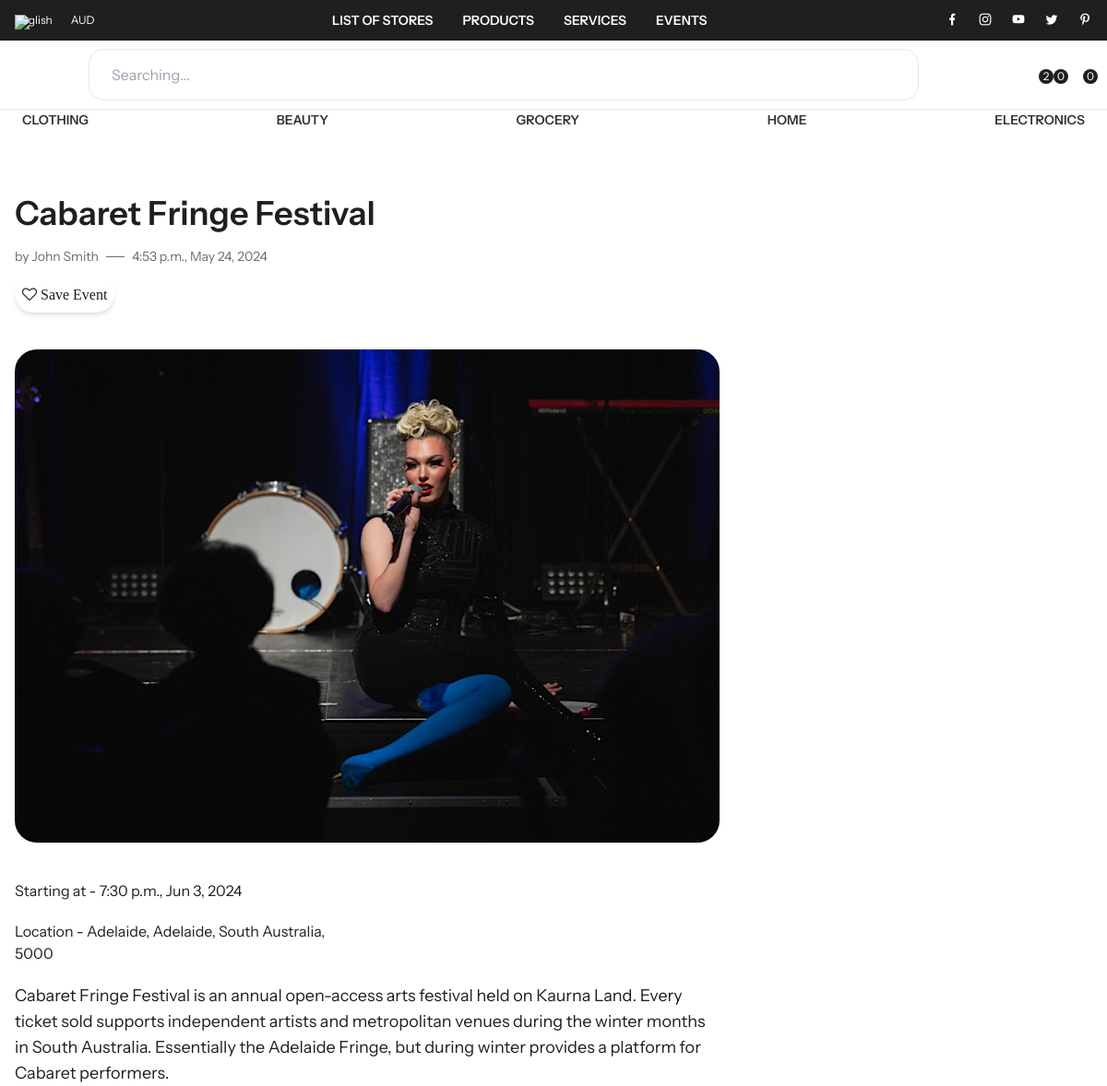
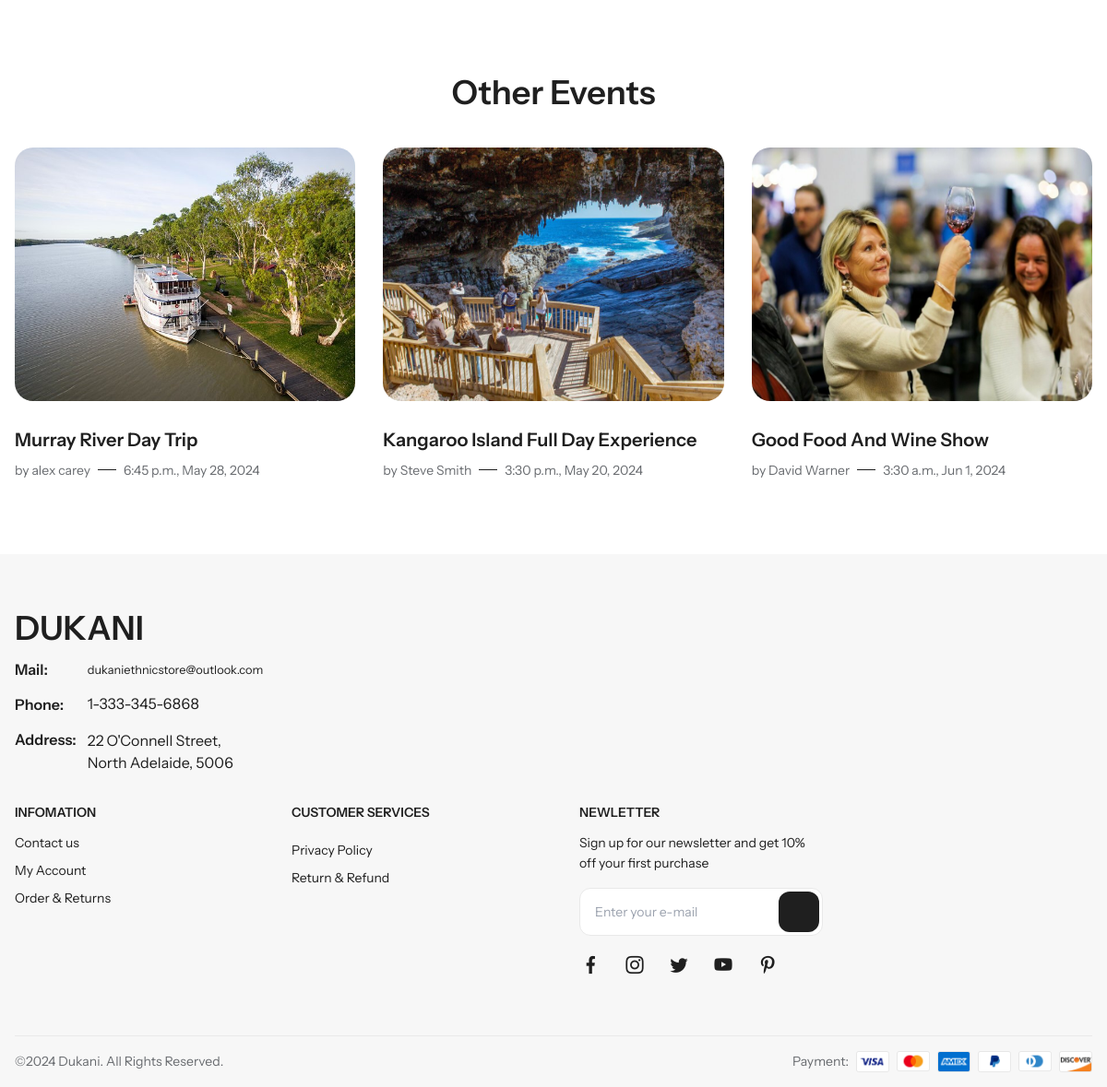
The page /event/4/ (signed in) on the database its author committed (2 pictures, top to bottom).
### business/models.py (models this page shows, shortened)
class Event(models.Model):
    organizer = models.ForeignKey(CustomUser, on_delete=models.CASCADE, related_name='organized_events')
    title = models.CharField(max_length=200)
    description = models.TextField()
    country = models.ForeignKey('Country', on_delete=models.CASCADE, related_name='events')
    state = models.ForeignKey('State', on_delete=models.CASCADE, related_name='events')
    start_time = models.DateTimeField()
    location = models.CharField(max_length=255)
    banner_image = models.ImageField(upload_to='event_banners/', blank=True, null=True)
    created_at = models.DateTimeField(default=timezone.now)
    is_featured = models.BooleanField(default=False)

### users/models.py (models this page shows)
class CustomUser(AbstractUser):
    email = models.EmailField(unique=True)
    is_seller = models.BooleanField(default=False)

### business/views.py (the view)
# urls.py: path('event/<int:event_id>/', views.event_detail, name='event_detail'),
@login_required
def event_detail(request, event_id):
    event = get_object_or_404(Event, id=event_id)
    is_organizer = request.user == event.organizer
    is_saved = event.saved_by.filter(user=request.user).exists()
    print(f"Event ID: {event_id}")
    print(f"User: {request.user.username}")
    print(f"Is Organizer: {is_organizer}")
    print(f"Is Saved: {is_saved}")
    context = {
        'event': event,
        'is_organizer': is_organizer,
        'is_saved': is_saved,
        'events': Event.objects.all()  # Assuming you want to show all events in the "Other Events" section
    }
    return render(request, 'business/event_detail.html', context)

### business/context_processors.py (called while the page is built)
def cart_data(request):
    if request.user.is_authenticated:
        cart_items = Cart.objects.filter(user=request.user)
        total_price = sum(item.product.price * item.quantity for item in cart_items)
        item_prices = defaultdict(float)
        cart_variations = defaultdict(list)
        for item in cart_items:
            item_price = item.product.price * item.quantity
            item_prices[item.id] = item_price
            variations = CartItemVariation.objects.filter(cart=item)
            cart_variations[item.id] = [v.product_variation.value for v in variations]
    else:
        cart_items = []
        total_price = 0
        item_prices = {}
        cart_variations = {}
    return {
        'cart_items': cart_items,
        'total_price': total_price,
        'item_prices': item_prices,
        'cart_variations': cart_variations,
    }

def cart_item_count(request):
    if request.user.is_authenticated:
        cart_items = Cart.objects.filter(user=request.user).aggregate(total_quantity=Sum('quantity'))
        return {'cart_item_count': cart_items['total_quantity'] or 0}
    else:
        return {'cart_item_count': 0}

def unread_message_count(request):
    if request.user.is_authenticated:
        unread_count = Message.objects.filter(
            recipient=request.user,
            is_read=False
        ).filter(
            Q(business__isnull=True) | Q(business__isnull=False)
        ).count()
    else:
        unread_count = 0
    return {
        'unread_message_count': unread_count,
    }

def business_order_count(request):
    order_count = 0
    if request.user.is_authenticated and hasattr(request.user, 'business'):
        business = request.user.business
        order_count = Order.objects.filter(items__product__business=business, order_status='ordered').distinct().count()
    return {'business_order_count': order_count}

def popular_products(request):
    popular_products = Product.objects.filter(is_popular=True)
    return {
        'popular_products': popular_products
    }

### business/templates/business/event_detail.html (shortened to what this page needs)
{% extends "business/base.html" %}
{% load static %}
{% block content %}
<div class='blog blog-detail detail2 md:mt-[74px] mt-[56px] border-t border-line'>
    <div class="container lg:pt-20 md:pt-14 pt-10">
        <div class="blog-content flex justify-between max-lg:flex-col gap-y-10">
            <div class="main xl:w-3/4 lg:w-2/3 lg:pr-[15px]">
                <div class="heading3 blog-title mt-3">{{ event.title }}</div>
                <div class="author flex items-center gap-4 mt-4">
                    <div class='flex items-center gap-2'>
                        <div class="blog-author caption1 text-secondary">by {{ event.organizer.first_name }} {{ event.organizer.last_name }}</div>
                        <div class="line w-5 h-px bg-secondary"></div>
                        <div class="blog-date caption1 text-secondary">{{ event.created_at|date:"g:i a, M j, Y" }}</div>
                    </div>
                </div>
                {% if request.user.is_authenticated %}
                    <button class="save-button bg-white rounded-full p-2 shadow-md" style="margin-top: 10px;" data-event-id="{{ event.id }}">
                        {% if is_saved %}
                            <i class="fa fa-heart" style="color: #f41b17;" aria-hidden="true"> Remove Event</i>
                        {% else %}
                            <i class="fa fa-heart-o" aria-hidden="true"> Save Event</i>
                        {% endif %}
                    </button>
                {% endif %}
                <div class="bg-img md:py-10 py-6">
                    <img src='{{ event.banner_image.url }}' alt='img' class='blog-img w-full object-cover rounded-3xl' />
                </div>
                <div class="content">
                    <div class="list-img grid sm:grid-cols-2 gap-[30px] mb-5">
                        Starting at - {{ event.start_time|date:"g:i a, M j, Y" }}
                    </div>
                    <div class="list-img grid sm:grid-cols-2 gap-[30px] mt-5 mb-5">
                        Location - {{ event.location }}
                    </div>
                    <div class="blog-description body1 mt-5">{{ event.description }}</div>
                </div>
            </div>
        </div>
    </div>
    <div class='md:pb-20 pb-10'>
        <div class="news-block md:pt-20 pt-10">
            <div class="container">
                <div class="heading3 text-center">Other Events</div>
                <div class="list grid lg:grid-cols-3 sm:grid-cols-2 md:gap-[30px] gap-4 md:mt-10 mt-6">
                    {% for event in events %}
                    {% if event.is_featured %}
                        <div class="blog-item style-one h-full cursor-pointer" data-item="16">
                            <div class="blog-main h-full block">
                                <div class="blog-thumb rounded-[20px] overflow-hidden">
                                    <a href="{% url 'event_detail' event.id %}"><img style="height:275px" src='{{ event.banner_image.url }}' alt='blog-img' class='w-full duration-500' /></a>
                                </div>
                                <div class="blog-infor mt-7">
                                    <a href="{% url 'event_detail' event.id %}"><div class="heading6 blog-title mt-3 duration-300">{{ event.title }}</div></a>
                                    <div class="flex items-center gap-2 mt-2">
                                        <div class="blog-author caption1 text-secondary">by {{ event.organizer.first_name }} {{ event.organizer.last_name }}</div>
                                        <span class='w-[20px] h-[1px] bg-black'></span>
                                        <div class="blog-date caption1 text-secondary">{{ event.start_time|date:"g:i a, M j, Y" }}</div>
                                    </div>
                                </div>
                            </div>
                        </div>
                    {% endif %}
                    {% endfor %}
                </div>
            </div>
        </div>
    </div>
</div>
{% endblock content %}

### business/static/business/assets/css/messages.css (style rules this page uses)
body { margin-top:20px; }

### rows shown on the page
Event: title "Cabaret Fringe Festival", organizer.first_name "John", organizer.last_name "Smith", created_at "4:53 p.m., May 24, 2024", banner_image (picture), start_time "7:30 p.m., Jun 3, 2024", location "Adelaide, Adelaide, South Australia, 5000", description "Cabaret Fringe Festival is an annual open-access arts festival held on Kaurna Land. Every ticket sold supports independent artists and metropolitan venues during the winter months in South Australia. Essentially the Adelaide Fringe, but during winter provides a platform for Cabaret performers."
Event: banner_image (picture), title "Murray River Day Trip", organizer.first_name "alex", organizer.last_name "carey", start_time "6:45 p.m., May 28, 2024"
Event: banner_image (picture), title "Kangaroo Island Full Day Experience", organizer.first_name "Steve", organizer.last_name "Smith", start_time "3:30 p.m., May 20, 2024"
Event: banner_image (picture), title "Good Food And Wine Show", organizer.first_name "David", organizer.last_name "Warner", start_time "3:30 a.m., Jun 1, 2024"

### other values the page prints
{{ business_order_count }} "2"
{{ unread_message_count }} "0"
{{ cart_item_count }} "0"
